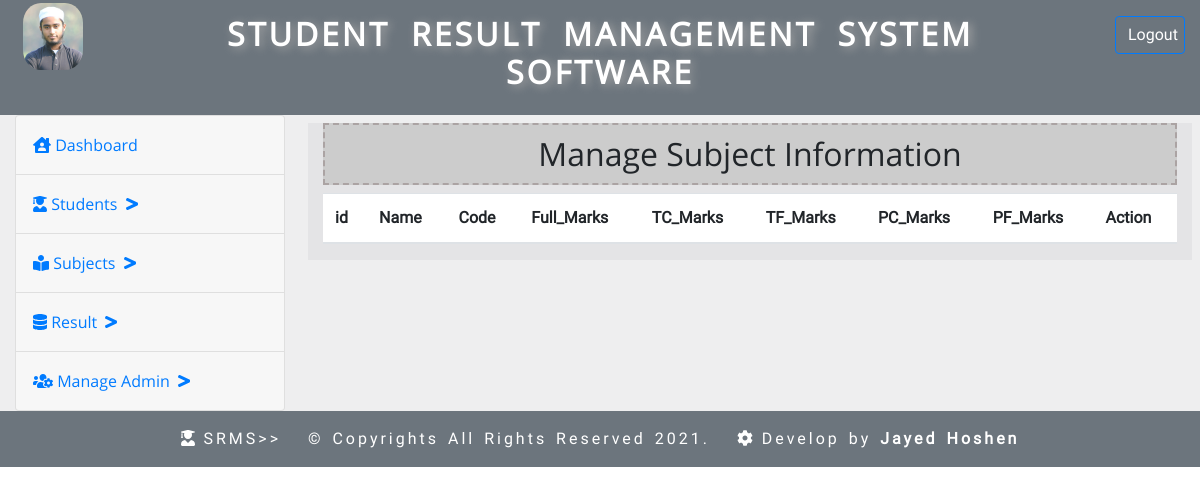
Page /manage_subject.php (signed in) on the earlier database version.
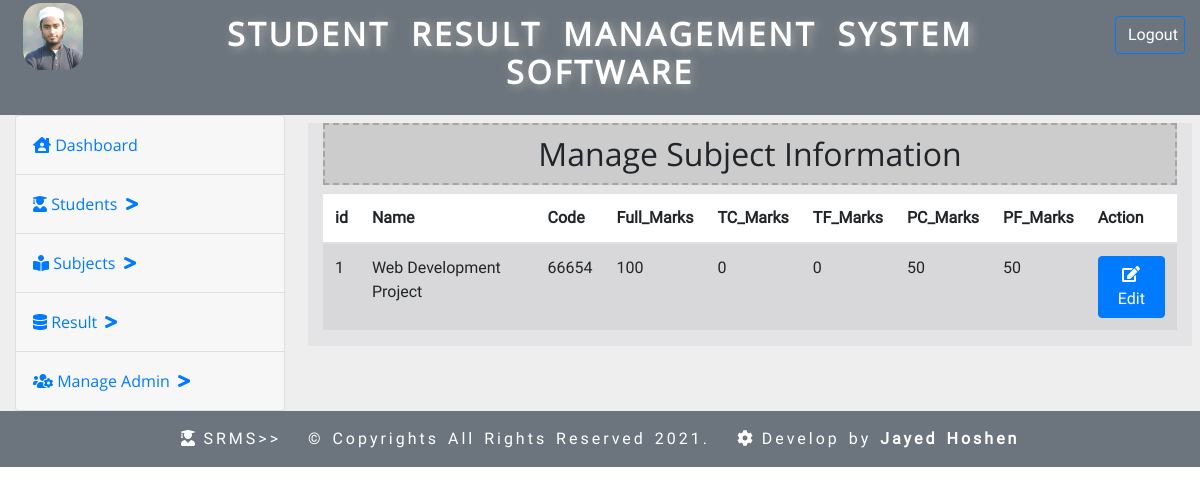
Same page on the later database version.
### tables this page shows
CREATE TABLE `subject` (
  `id` int(11) NOT NULL,
  `name` varchar(150) NOT NULL,
  `code` int(10) NOT NULL,
  `f_mark` tinyint(5) NOT NULL,
  `tc_mark` tinyint(5) NOT NULL,
  `tf_mark` tinyint(5) NOT NULL,
  `pc_mark` tinyint(5) NOT NULL,
  `pf_mark` tinyint(5) NOT NULL
);

### manage_subject.php (the view, shortened to what this page needs)
<?php include_once('./inc/header.php'); ?>
<h2 class="page_title">Manage Subject Information</h2>
<div class="management_table table-responsive">
    <table class="table table-striped table-hover" id="manageTable">
        <thead style="background-color:#FFFFFF;">
            <tr>
                <th>id</th>
                <th>Name</th>
                <th>Code</th>
                <th>Full_Marks</th>
                <th>TC_Marks</th>
                <th>TF_Marks</th>
                <th>PC_Marks</th>
                <th>PF_Marks</th>
                <th>Action</th>
            </tr>
        </thead>
        <tbody>
            <?php
                $query = "SELECT * FROM subject ORDER BY code ASC";
                $result = mysqli_query($connection, $query);
                if (mysqli_num_rows($result) > 0) {
                    while ($row = mysqli_fetch_assoc($result)) {
                        $data = '';
                        $data .= '<tr>';
                        $data .= '<td>'.$row['id'].'</td>';
                        $data .= '<td>'.$row['name'].'</td>';
                        $data .= '<td>'.$row['code'].'</td>';
                        $data .= '<td>'.$row['f_mark'].'</td>';
                        $data .= '<td>'.$row['tc_mark'].'</td>';
                        $data .= '<td>'.$row['tf_mark'].'</td>';
                        $data .= '<td>'.$row['pc_mark'].'</td>';
                        $data .= '<td>'.$row['pf_mark'].'</td>';
                        $data .= '<td>'.'<form action="edit_subject.php" method="post">
                        <input type="hidden" name="stdid" value="'.$row['id'].'">
                        <button type="submit" class="btn btn-primary" style="cursor:pointer;">
                        <i class="fa fa-edit"></i> Edit</button></form>'.'</td>';
                        $data .= '</tr>';
                        echo $data;
                    }
                }
            ?>
        </tbody>
    </table>
</div>
<?php include_once('./inc/footer.php'); ?>

Differences in the rows shown:
added subject: id "1", name "Web Development Project", code "66654", f_mark "100", tc_mark "0", tf_mark "0", pc_mark "50", pf_mark "50"
